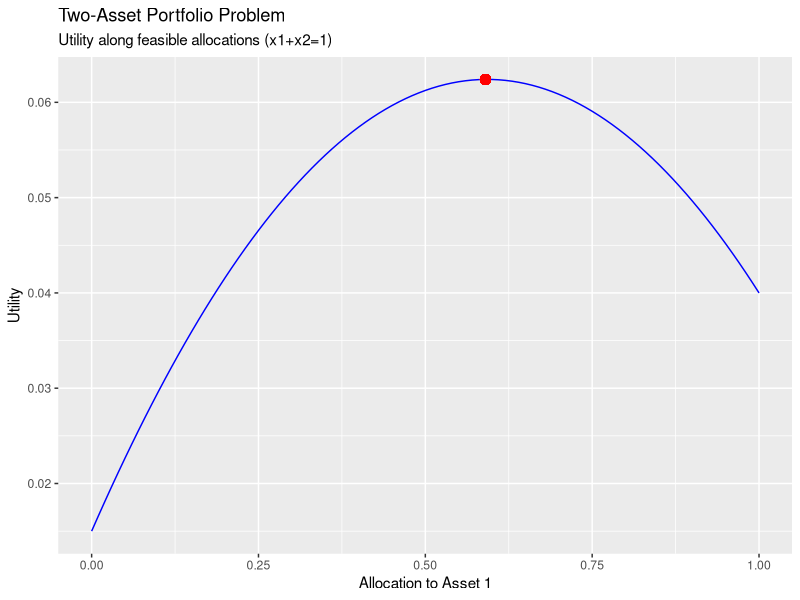
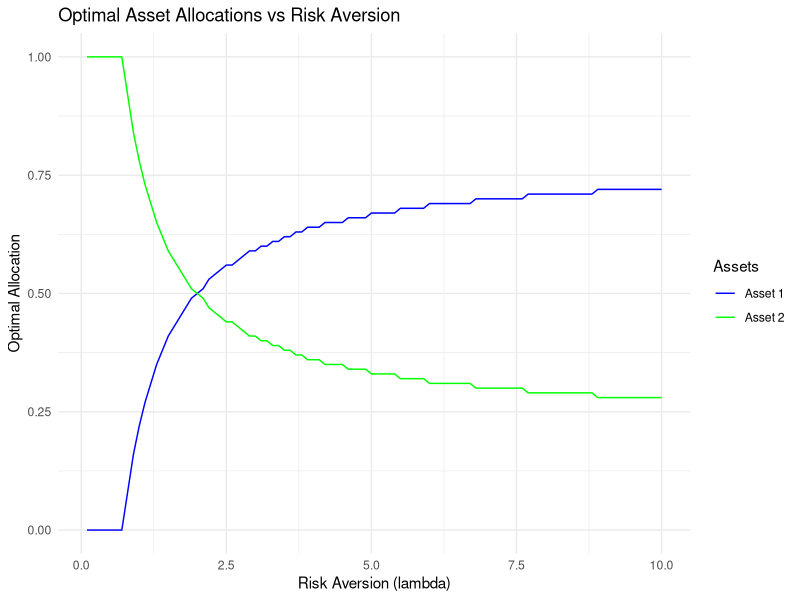
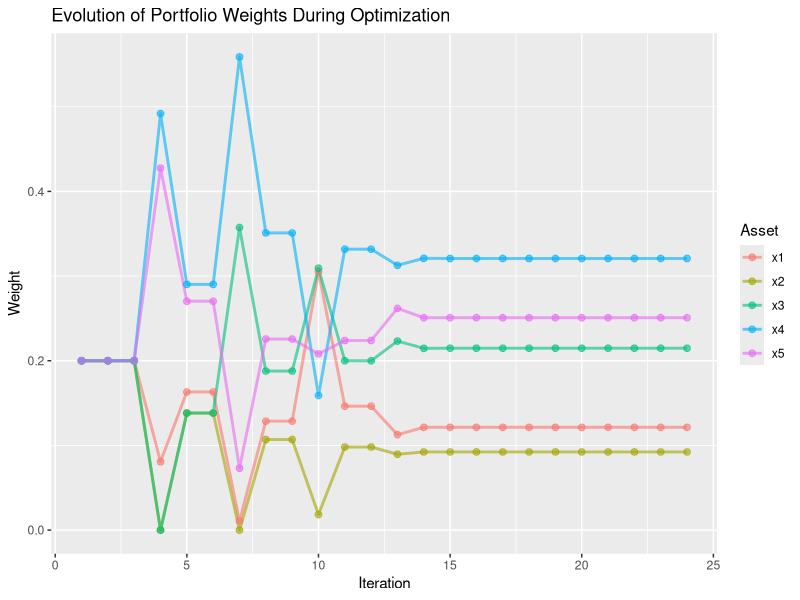

These charts were generated, in order, by the following R code:
library(ggplot2)

# Parameters
mu <- c(0.10, 0.15)   # expected returns
Omega <- matrix(c(0.04, 0.02,
                  0.02, 0.09), nrow=2)  # covariance
lambda <- 3           # risk aversion

# Utility function
U <- function(x) {
  mu %*% x - 0.5*lambda * t(x) %*% Omega %*% x
}

# Feasible grid of allocations
grid <- expand.grid(x1 = seq(0,1,length=101),
                    x2 = seq(0,1,length=101))
grid <- subset(grid, abs(x1+x2-1)<1e-6)  # enforce budget

grid$U <- apply(grid, 1, function(z) U(c(z[1],z[2])) )

# Find optimum
opt_idx <- which.max(grid$U)
x_star <- grid[opt_idx,]

# Plot
ggplot(grid, aes(x=x1, y=U)) +
  geom_line(color="blue") +
  geom_point(aes(x=x_star$x1, y=x_star$U), color="red", size=3) +
  labs(title="Two-Asset Portfolio Problem",
       subtitle="Utility along feasible allocations (x1+x2=1)",
       x="Allocation to Asset 1", y="Utility")

# solve for optimal allocation across all possible risk aversion levels
lambda_seq <- seq(0.1, 10, length=100)
opt_allocations <- sapply(lambda_seq, function(lam) {
  U_lam <- function(x) {
    mu %*% x - 0.5*lam * t(x) %*% Omega %*% x
  }
  grid$U_lam <- apply(grid, 1, function(z) U_lam(c(z[1],z[2])) )
  opt_idx_lam <- which.max(grid$U_lam)
  return(c(grid[opt_idx_lam, "x1"], grid[opt_idx_lam, "x2"]))
})

opt_allocations <- t(opt_allocations)
colnames(opt_allocations) <- c("x1", "x2")
opt_allocations <- as.data.frame(opt_allocations)
opt_allocations$lambda <- lambda_seq
# Plot optimal allocations vs risk aversion
ggplot(opt_allocations, aes(x=lambda)) +
  geom_line(aes(y=x1, color="Asset 1")) +
  geom_line(aes(y=x2, color="Asset 2")) +
  labs(title="Optimal Asset Allocations vs Risk Aversion",
       x="Risk Aversion (lambda)", y="Optimal Allocation") +
  scale_color_manual(name="Assets", values=c("Asset 1"="blue", "Asset 2"="green")) +
  theme_minimal()


#####################


library(nloptr)

set.seed(123)
n <- 5
mu <- runif(n, 0.05, 0.15)
A <- matrix(rnorm(n^2), n)
Omega <- crossprod(A)/n
lambda <- 8

# --- container to store trace ---
trace_list <- list()

# --- Objective with gradient and tracing ---
obj <- function(x) {
  val <- -( t(mu) %*% x - 0.5*lambda * t(x) %*% Omega %*% x )
  grad <- -mu + lambda * (Omega %*% x)
  
  # store iteration
  trace_list[[length(trace_list) + 1]] <<- as.numeric(x)
  
  list(objective = as.numeric(val), gradient = as.numeric(grad))
}

# --- Equality constraint with jacobian ---
budget_constraint <- function(x) {
  constr <- sum(x) - 1
  jac <- rep(1, length(x))
  list(constraints = constr, jacobian = jac)
}

# --- Bounds ---
lb <- rep(0, n)
ub <- rep(1, n)

# --- Solve ---
res <- nloptr(
  x0 = rep(1/n, n),
  eval_f = obj,
  eval_g_eq = budget_constraint,
  lb = lb, ub = ub,
  opts = list(
    algorithm   = "NLOPT_LD_SLSQP",
    xtol_rel    = 1e-8,
    print_level = 2,
    maxeval     = 50
  )
)

# --- Convert trace to dataframe for plotting ---
trace_mat <- do.call(rbind, trace_list)
trace_df <- data.frame(iter = 1:nrow(trace_mat), trace_mat)
colnames(trace_df)[-1] <- paste0("x", 1:n)

# Plot with ggplot
library(ggplot2)
trace_long <- reshape2::melt(trace_df, id.vars = "iter",
                             variable.name = "Asset", value.name = "Weight")

ggplot(trace_long, aes(x = iter, y = Weight, color = Asset)) +
  geom_line(linewidth = 1,alpha=.6) +
  geom_point(size = 2,alpha=.6) +
  labs(title = "Evolution of Portfolio Weights During Optimization",
       x = "Iteration", y = "Weight")

